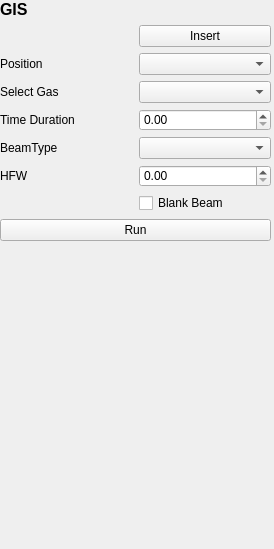
<?xml version="1.0" encoding="UTF-8"?>
<ui version="4.0">
 <class>Form</class>
 <widget class="QWidget" name="Form">
  <property name="geometry">
   <rect>
    <x>0</x>
    <y>0</y>
    <width>274</width>
    <height>549</height>
   </rect>
  </property>
  <property name="windowTitle">
   <string>Form</string>
  </property>
  <widget class="QWidget" name="gridLayoutWidget">
   <property name="geometry">
    <rect>
     <x>0</x>
     <y>0</y>
     <width>271</width>
     <height>241</height>
    </rect>
   </property>
   <layout class="QGridLayout" name="gridLayout">
    <item row="6" column="0">
     <widget class="QLabel" name="label_5">
      <property name="text">
       <string>HFW</string>
      </property>
     </widget>
    </item>
    <item row="6" column="1">
     <widget class="QDoubleSpinBox" name="hfw_spinbox"/>
    </item>
    <item row="2" column="1">
     <widget class="QComboBox" name="position_combobox"/>
    </item>
    <item row="3" column="1">
     <widget class="QComboBox" name="gas_combobox"/>
    </item>
    <item row="4" column="1">
     <widget class="QDoubleSpinBox" name="timeDuration_spinbox"/>
    </item>
    <item row="5" column="1">
     <widget class="QComboBox" name="beamtype_combobox"/>
    </item>
    <item row="2" column="0">
     <widget class="QLabel" name="label">
      <property name="text">
       <string>Position</string>
      </property>
     </widget>
    </item>
    <item row="3" column="0">
     <widget class="QLabel" name="label_2">
      <property name="text">
       <string>Select Gas</string>
      </property>
     </widget>
    </item>
    <item row="0" column="0" colspan="2">
     <widget class="QLabel" name="label_title">
      <property name="font">
       <font>
        <pointsize>12</pointsize>
        <weight>75</weight>
        <bold>true</bold>
       </font>
      </property>
      <property name="text">
       <string>GIS</string>
      </property>
     </widget>
    </item>
    <item row="5" column="0">
     <widget class="QLabel" name="label_4">
      <property name="text">
       <string>BeamType</string>
      </property>
     </widget>
    </item>
    <item row="4" column="0">
     <widget class="QLabel" name="label_3">
      <property name="text">
       <string>Time Duration</string>
      </property>
     </widget>
    </item>
    <item row="7" column="1">
     <widget class="QCheckBox" name="checkBox">
      <property name="text">
       <string>Blank Beam</string>
      </property>
     </widget>
    </item>
    <item row="8" column="0" colspan="2">
     <widget class="QPushButton" name="run_button">
      <property name="text">
       <string>Run</string>
      </property>
     </widget>
    </item>
    <item row="1" column="1">
     <widget class="QPushButton" name="insertGIS_button">
      <property name="text">
       <string>Insert</string>
      </property>
     </widget>
    </item>
    <item row="1" column="0">
     <widget class="QLabel" name="GIS_insert_status_label">
      <property name="text">
       <string/>
      </property>
     </widget>
    </item>
   </layout>
  </widget>
 </widget>
 <resources/>
 <connections/>
</ui>
